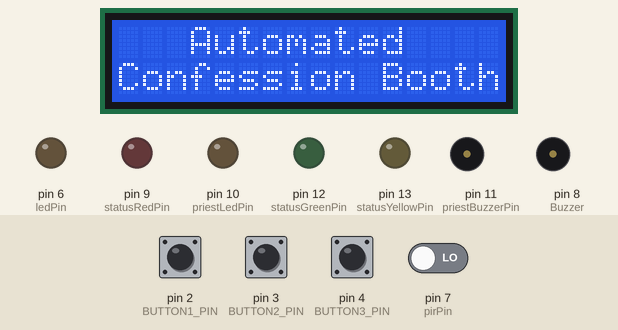
Simulated run of this sketch. Board: Arduino Uno, built with avr-gcc and run on an emulated ATmega328P. Shown: 16×2 character LCD, output pins drawn as LEDs (lit = HIGH), buzzer (waves = sounding, pin HIGH). Inputs (shaded band) come from the test bench; at power-on: pin 2 (BUTTON1_PIN), pin 3 (BUTTON2_PIN), pin 4 (BUTTON3_PIN) HIGH, pin 7 (pirPin) LOW. What the sketch prints to the serial monitor is not drawn.

Above: at 0.1 s.
At 2.2 s:
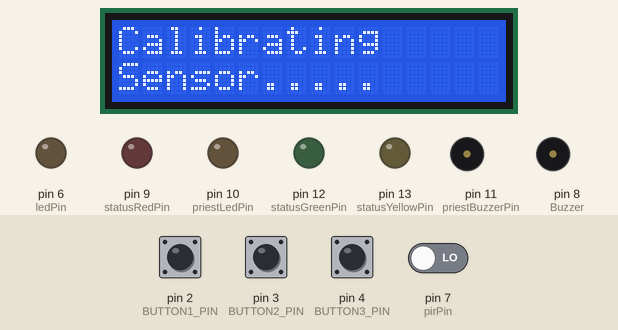
At 32.3 s:
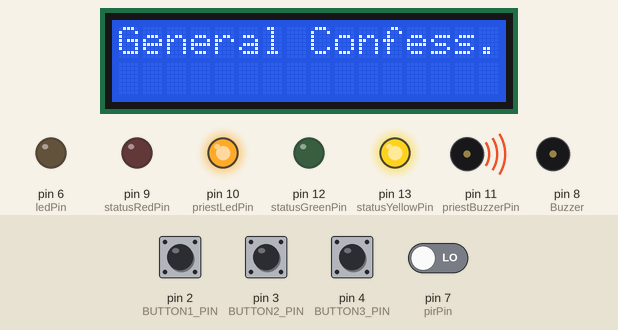
At 39.8 s:
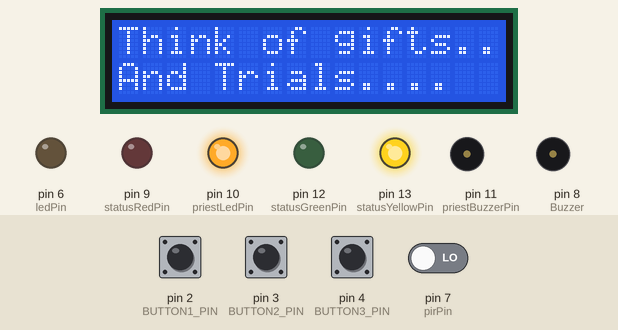
At 44.4 s:
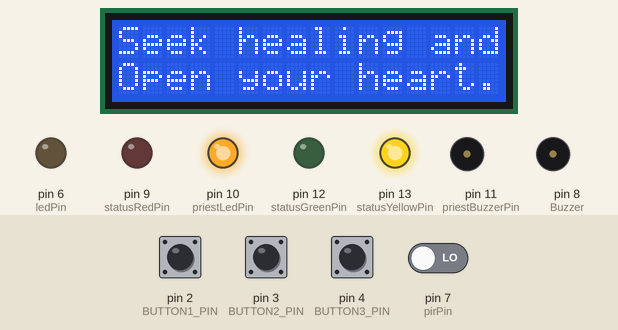
At 59.5 s:
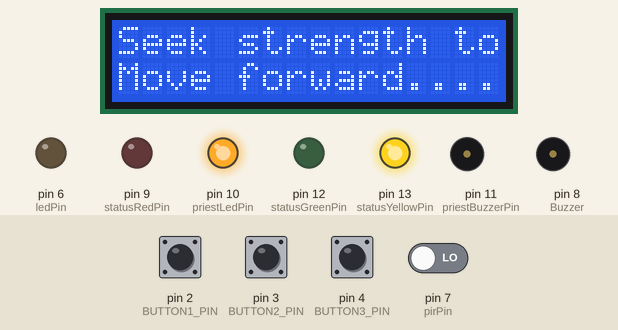
Timing chart, 0 to 130.0 s (numbered marks = the images above):
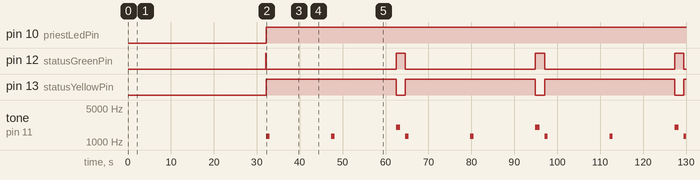

Measured:
- by itself, pin 10 (priestLedPin): LOW → HIGH at 32.2 s
- by itself, pin 12 (statusGreenPin): alternates HIGH for 2.1 s and LOW for 30.3 s
- by itself, pin 13 (statusYellowPin): alternates HIGH for 30.3 s and LOW for 2.1 s
- by itself, tone on pin 11 (priestBuzzerPin): repeats every 32.4 s: silent 14.3 s, 1300 Hz 0.80 s, silent 14.3 s, 2000 Hz 1.0 s, silent 1.1 s, 1300 Hz 0.80 s
- what the display in image 1 shows lasts 30.0 s, from 2.1 s to 32.1 s
- what the display in image 2 shows lasts 2.0 s, from 32.2 s to 34.2 s
- what the display in image 3 shows lasts 3.0 s, from 39.8 s to 42.8 s

The sketch:

AutomatedConfessionBooth.ino
```cpp
#include <Wire.h>
#include <LiquidCrystal_I2C.h>

// Define pins (same as before)
#define BUTTON1_PIN 2
#define BUTTON2_PIN 3
#define BUTTON3_PIN 4
#define BUTTON_ACKNOWLEDGE_PIN 5

int pirPin = 7;
int ledPin = 6;
int Buzzer = 8;

int priestLedPin = 10;
int priestBuzzerPin = 11;

int statusGreenPin = 12;
int statusYellowPin = 13;
int statusRedPin = 9;

LiquidCrystal_I2C lcd(0x27, 16, 2);

int calibrationTime = 30;
boolean penitentWaiting = false;
unsigned long confessionStartTime = 0;
boolean timerActive = false;

boolean personInBooth = false;
unsigned long lastMotionDetectedTime = 0;
const unsigned long motionTimeout = 10000; // 10 seconds of no motion = booth is vacant


void setup() {
    Serial.begin(9600);
    lcd.begin();
    lcd.backlight();
    lcd.print("   Automated");
    lcd.setCursor(0, 1);
    lcd.print("Confession Booth");
    delay(2000);
    lcd.clear();

    // Turn off the green LED before calibration
    digitalWrite(statusGreenPin, LOW);

    pinMode(BUTTON1_PIN, INPUT_PULLUP);
    pinMode(BUTTON2_PIN, INPUT_PULLUP);
    pinMode(BUTTON3_PIN, INPUT_PULLUP);
    pinMode(BUTTON_ACKNOWLEDGE_PIN, INPUT_PULLUP);

    pinMode(pirPin, INPUT);
    pinMode(ledPin, OUTPUT);
    pinMode(Buzzer, OUTPUT);

    pinMode(priestLedPin, OUTPUT);
    pinMode(priestBuzzerPin, OUTPUT);

    pinMode(statusGreenPin, OUTPUT);
    pinMode(statusYellowPin, OUTPUT);
    pinMode(statusRedPin, OUTPUT);

    lcd.print("Calibrating");
    lcd.setCursor(0, 1);
    lcd.print("Sensor.....");
    Serial.print("Calibrating sensor ");
    for (int i = 0; i < calibrationTime; i++) {
        Serial.print(".");
        delay(1000);
    }
    Serial.println(" done");
    lcd.clear();

    // Turn on the green LED after calibration is done
    digitalWrite(statusGreenPin, HIGH);

    lcd.print(" Sensor Active");
    lcd.clear();
    lcd.print(" Booth is Ready");
    Serial.println("SENSOR ACTIVE");
    delay(50);
}


void loop() {
  checkConfessionButtons();
  checkAcknowledgeButton();
  checkMotionAndBuzzer();
  handleTimer();
  delay(100);
}

void checkConfessionButtons() {
  if (digitalRead(BUTTON1_PIN) == HIGH) {
    startConfession("General Confession");
  }

  if (digitalRead(BUTTON2_PIN) == HIGH) {
    startConfession("Specific Confession");
  }

  // Button to conclude the confession
  if (digitalRead(BUTTON3_PIN) == HIGH) {
    concludeConfession();
  }
}

void startConfession(String confessionType) {
    notifyPriest(confessionType);
    setBoothStatus(1);
    penitentWaiting = true;
    timerActive = true;
    confessionStartTime = millis();

    lcd.clear();
    if (confessionType == "General Confession") {
        lcd.print("General Confess.");
        lcd.setCursor(0, 1);
        delay(2000); // Wait briefly before showing the next message

        // Display reflection prompts
        lcd.clear();
        lcd.print("Pause, reflect...");
        delay(1000);
        lcd.setCursor(0, 1);
        lcd.print("On your journey...");
        delay(3000); // Display message for 3 seconds
        lcd.clear();
        delay(500);
        lcd.print("Think of gifts...");
        delay(1000);
        lcd.setCursor(0, 1);
        lcd.print("And Trials....");
        delay(3000);
        lcd.clear();
        delay(500);
        lcd.print("Seek healing and...");
        delay(1000);
        lcd.setCursor(0, 1);
        lcd.print("Open your heart...");
        delay(3000);
        lcd.clear();
        lcd.print("Please wait...");

    } else if (confessionType == "Specific Confession") {
        lcd.print("Specific Confession");
        lcd.setCursor(0, 1);
        delay(2000);

          lcd.clear();
          lcd.print("Focus on recent...");
          delay(1000);
          lcd.setCursor(0, 1);
          lcd.print("thoughts, deeds...");
          delay(3000); // Display message for 3 seconds
          lcd.clear();
          delay(500);
          lcd.print("Acknowledge your...");
          delay(1000);
          lcd.setCursor(0, 1);
          lcd.print("Problems, Sins...");
          delay(3000);
          lcd.clear();
          delay(500);
          lcd.print("Seek strength to...");
          delay(1000);
          lcd.setCursor(0, 1);
          lcd.print("Move forward....");
          delay(3000);
          lcd.clear();
          lcd.print("Please wait...");
    }
}

void checkAcknowledgeButton() {
  if (penitentWaiting && digitalRead(BUTTON_ACKNOWLEDGE_PIN) == HIGH) {
    setBoothStatus(2);
    digitalWrite(priestLedPin, HIGH);
    tone(priestBuzzerPin, 2200, 500);
    Serial.println("Confession ongoing");
    lcd.clear();
    lcd.setCursor(0, 0);
    lcd.print("Confession is");
    lcd.setCursor(0, 1);
    lcd.print("Ongoing......");
    delay(2000);
    digitalWrite(priestLedPin, LOW);
    penitentWaiting = false;
    timerActive = false; // Stop the timer
  }
}

void concludeConfession() {
  setBoothStatus(0); // Booth is now available
  penitentWaiting = false; // Reset waiting state
  timerActive = false; // Stop the timer
  tone(priestBuzzerPin, 2000, 1000);
  lcd.clear();
  lcd.print("Confession Done");
  Serial.println("Confession concluded. Booth is ready.");
  delay(2000); // Brief display for confirmation
  lcd.clear();
  lcd.print("Booth Available");
}

void checkMotionAndBuzzer() {
  static int lastPirState = LOW;
  int pirState = digitalRead(pirPin);

  if (pirState == HIGH && lastPirState == LOW) {
    digitalWrite(ledPin, HIGH);
    tone(Buzzer, 1500, 1000);
    Serial.println("Motion detected");
    lastPirState = HIGH;
  } else if (pirState == LOW && lastPirState == HIGH) {
    digitalWrite(ledPin, LOW);
    noTone(Buzzer);
    lastPirState = LOW;
  }
}


void handleTimer() {
  if (timerActive && (millis() - confessionStartTime >= 30000)) {
    // 30 seconds have passed, and no acknowledgment from the priest
    setBoothStatus(0); // Reset booth to available
    penitentWaiting = false;
    timerActive = false; // Stop the timer
    lcd.clear();
    lcd.print("Sorry, Priest is");
    lcd.setCursor (0,1);
    lcd.print("Unvailable now..");
    delay(2000);
    lcd.clear();
    lcd.print("Try again later..");
    delay(3000);
    Serial.println("Priest unavailable");
    delay(2000); // Display message briefly
    lcd.clear();
    lcd.print("Booth Available");
  }
}

void notifyPriest(String confessionType) {
  digitalWrite(priestLedPin, HIGH);
  tone(priestBuzzerPin, 1300, 800);
  Serial.print("Priest notified: ");
  Serial.println(confessionType);
}

void setBoothStatus(int status) {
  switch (status) {
    case 0:
      digitalWrite(statusGreenPin, HIGH);
      digitalWrite(statusYellowPin, LOW);
      digitalWrite(statusRedPin, LOW);
      break;
    case 1:
      digitalWrite(statusGreenPin, LOW);
      digitalWrite(statusYellowPin, HIGH);
      digitalWrite(statusRedPin, LOW);
      break;
    case 2:
      digitalWrite(statusGreenPin, LOW);
      digitalWrite(statusYellowPin, LOW);
      digitalWrite(statusRedPin, HIGH);
      break;
  }
}

void displayMessage(String message) {
  lcd.clear();
  lcd.print(message);
  delay(2000);
}
```
